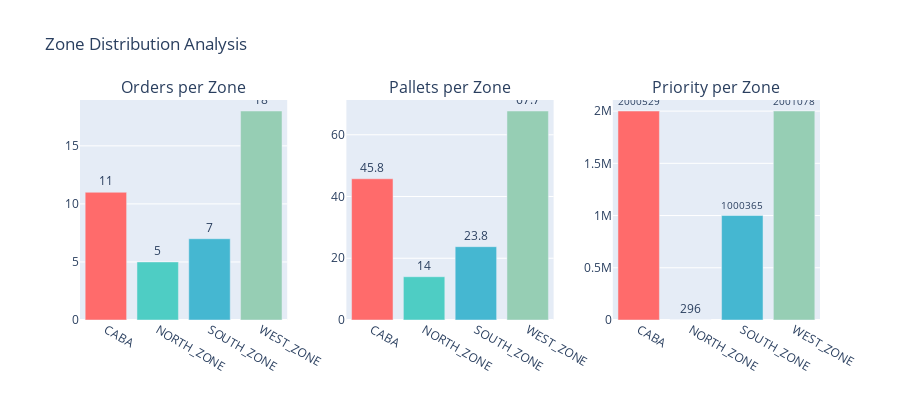

Notebook source saved alongside this figure:
### Code cell
# Zone color mapping
zone_colors = {
    "CABA": "#FF6B6B",
    "NORTH_ZONE": "#4ECDC4",
    "SOUTH_ZONE": "#45B7D1",
    "WEST_ZONE": "#96CEB4",
}

# Create subplot with 3 bar charts
fig = make_subplots(
    rows=1, cols=3,
    subplot_titles=("Orders per Zone", "Pallets per Zone", "Priority per Zone"),
    horizontal_spacing=0.08,
)

# Orders count
fig.add_trace(
    go.Bar(
        x=zone_summary["zone_id"],
        y=zone_summary["order_count"],
        marker_color=[zone_colors.get(z, "#888") for z in zone_summary["zone_id"]],
        text=zone_summary["order_count"],
        textposition="outside",
        name="Orders",
    ),
    row=1, col=1,
)

# Pallets
fig.add_trace(
    go.Bar(
        x=zone_summary["zone_id"],
        y=zone_summary["total_pallets"],
        marker_color=[zone_colors.get(z, "#888") for z in zone_summary["zone_id"]],
        text=zone_summary["total_pallets"].round(1),
        textposition="outside",
        name="Pallets",
    ),
    row=1, col=2,
)

# Priority
fig.add_trace(
    go.Bar(
        x=zone_summary["zone_id"],
        y=zone_summary["total_priority"],
        marker_color=[zone_colors.get(z, "#888") for z in zone_summary["zone_id"]],
        text=zone_summary["total_priority"].round(0),
        textposition="outside",
        name="Priority",
    ),
    row=1, col=3,
)

fig.update_layout(
    title="Zone Distribution Analysis",
    showlegend=False,
    height=400,
)

fig.show()

### Figure 1 — Plotly figure (JSON) as saved in the notebook; plotly's stock layout.template omitted (floating-point values rounded to 4 significant figures)
{"data": [{"marker": {"color": ["#FF6B6B", "#4ECDC4", "#45B7D1", "#96CEB4"]}, "name": "Orders", "text": [11.0, 5.0, 7.0, 18.0], "textposition": "outside", "type": "bar", "x": ["CABA", "NORTH_ZONE", "SOUTH_ZONE", "WEST_ZONE"], "xaxis": "x", "y": [11, 5, 7, 18], "yaxis": "y"}, {"marker": {"color": ["#FF6B6B", "#4ECDC4", "#45B7D1", "#96CEB4"]}, "name": "Pallets", "text": [45.8, 14.0, 23.8, 67.7], "textposition": "outside", "type": "bar", "x": ["CABA", "NORTH_ZONE", "SOUTH_ZONE", "WEST_ZONE"], "xaxis": "x2", "y": [45.75, 14.02, 23.75, 67.7], "yaxis": "y2"}, {"marker": {"color": ["#FF6B6B", "#4ECDC4", "#45B7D1", "#96CEB4"]}, "name": "Priority", "text": [2001000.0, 296.0, 1000000.0, 2001000.0], "textposition": "outside", "type": "bar", "x": ["CABA", "NORTH_ZONE", "SOUTH_ZONE", "WEST_ZONE"], "xaxis": "x3", "y": [2001000.0, 295.8, 1000000.0, 2001000.0], "yaxis": "y3"}], "layout": {"annotations": [{"font": {"size": 16}, "showarrow": false, "text": "Orders per Zone", "x": 0.14, "xanchor": "center", "xref": "paper", "y": 1, "yanchor": "bottom", "yref": "paper"}, {"font": {"size": 16}, "showarrow": false, "text": "Pallets per Zone", "x": 0.5, "xanchor": "center", "xref": "paper", "y": 1, "yanchor": "bottom", "yref": "paper"}, {"font": {"size": 16}, "showarrow": false, "text": "Priority per Zone", "x": 0.86, "xanchor": "center", "xref": "paper", "y": 1, "yanchor": "bottom", "yref": "paper"}], "height": 400, "showlegend": false, "title": {"text": "Zone Distribution Analysis"}, "xaxis": {"anchor": "y", "domain": [0, 0.28]}, "xaxis2": {"anchor": "y2", "domain": [0.36, 0.64]}, "xaxis3": {"anchor": "y3", "domain": [0.72, 1]}, "yaxis": {"anchor": "x", "domain": [0, 1]}, "yaxis2": {"anchor": "x2", "domain": [0, 1]}, "yaxis3": {"anchor": "x3", "domain": [0, 1]}}}
